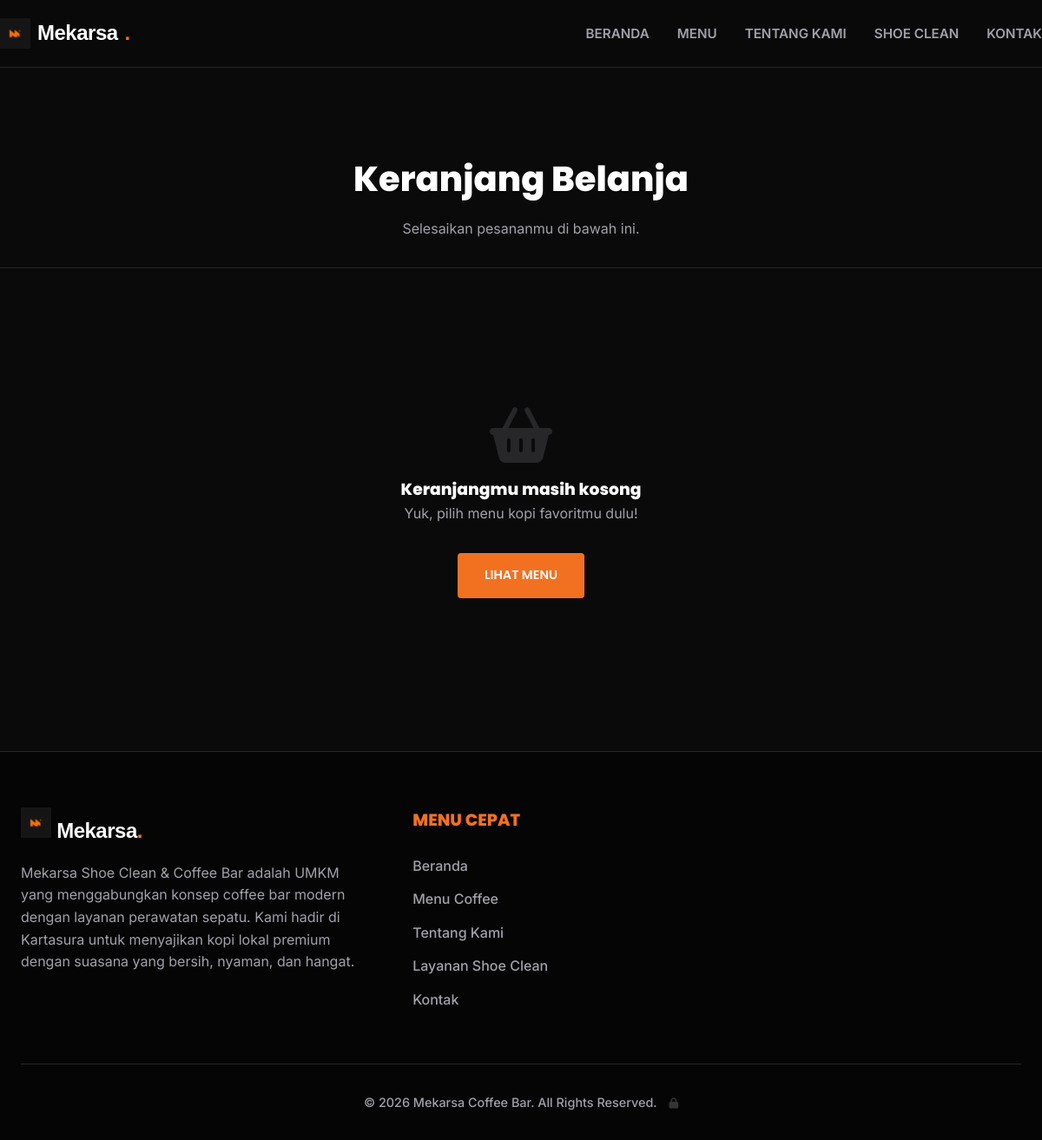
The app's page /order.php with its own data.
### tables this page shows
CREATE TABLE `settings` (
  `id` int(11) NOT NULL,
  `business_name` varchar(150) NOT NULL,
  `tagline` varchar(150) DEFAULT NULL,
  `description` text DEFAULT NULL,
  `address` text DEFAULT NULL,
  `phone` varchar(20) DEFAULT NULL,
  `whatsapp` varchar(20) DEFAULT NULL,
  `instagram` varchar(100) DEFAULT NULL,
  `maps_link` text DEFAULT NULL,
  `opening_hours` varchar(100) DEFAULT NULL,
  `updated_at` timestamp NOT NULL DEFAULT current_timestamp() ON UPDATE current_timestamp()
);

### order.php (the view, shortened to what this page needs)
<?php
$pdo = getDBConnection();
$stmt = $pdo->query("SELECT * FROM settings LIMIT 1");
$settings = $stmt->fetch(PDO::FETCH_ASSOC) ?: [
    'business_name' => 'Mekarsa Coffee Bar',
    'tagline' => 'Coffee First, Clean Vibes Always',
    'description' => '',
    'whatsapp' => '6285933504096',
    'instagram' => '',
    'address' => '',
    'opening_hours' => ''
];
$cart = $_SESSION['cart'] ?? [];
$success = false;
$wa_link = '';
?>
<!DOCTYPE html>
<html lang="id">
<head>
    <link href="https://cdnjs.cloudflare.com/ajax/libs/font-awesome/6.0.0/css/all.min.css" rel="stylesheet">
    <link rel="stylesheet" href="public/css/style.css">
</head>
<body>
    <header class="header">
        <div class="container navbar">
            <a href="index.php" class="nav-logo">
                <img src="public/images/logo.png" alt="Mekarsa Logo" class="navbar-logo-img">
                <?= htmlspecialchars(explode(' ', $settings['business_name'])[0]) ?><span>.</span>
            </a>
            <ul class="nav-links" id="navLinks">
                <li><a href="index.php">Beranda</a></li>
                <li><a href="menu.php">Menu</a></li>
                <li><a href="about.php">Tentang Kami</a></li>
                <li><a href="support-service.php">Shoe Clean</a></li>
                <li><a href="contact.php">Kontak</a></li>
            </ul>
        </div>
    </header>
    <section style="padding: 6rem 0 2rem; text-align: center; background: var(--color-bg-main); border-bottom: 1px solid var(--color-border);">
        <div class="container">
            <h1 style="font-size: 2.5rem; margin-bottom: 0.8rem;">Keranjang Belanja</h1>
            <p style="color: var(--color-text-muted); font-size: 1rem; max-width: 560px; margin: 0 auto;">
                Selesaikan pesananmu di bawah ini.
            </p>
        </div>
    </section>
    <section class="order-section">
        <div class="container">
            <?php if ($success): ?>
                <div class="order-success visible" style="display:block; text-align:center; padding: 3rem 1rem;">
                    <div class="success-icon" style="font-size:4rem; color:var(--color-green); margin-bottom:1rem;"><i class="fas fa-check-circle"></i></div>
                    <h3>Pesanan Berhasil Disimpan!</h3>
                    <p style="margin-bottom:2rem; color:var(--color-text-muted);">Pesananmu telah masuk ke sistem kami. Klik tombol di bawah ini untuk mengonfirmasinya via WhatsApp admin.</p>
                    <a href="<?= $wa_link ?>" target="_blank" class="btn btn-primary" style="font-size: 1.1rem; padding: 1rem 2rem; margin-bottom: 1rem;">
                        <i class="fab fa-whatsapp"></i> Konfirmasi Pesanan via WhatsApp
                    </a>
                    <br><br>
                    <a href="menu.php" class="btn btn-outline" style="border-radius: 30px;">Kembali ke Menu</a>
                </div>
            <?php else: ?>
                <?php if (empty($cart)): ?>
                    <div style="text-align: center; padding: 5rem 0;">
                        <i class="fas fa-shopping-basket" style="font-size: 4rem; color: var(--color-border); margin-bottom: 1rem;"></i>
                        <h3>Keranjangmu masih kosong</h3>
                        <p style="color: var(--color-text-muted); margin-bottom: 2rem;">Yuk, pilih menu kopi favoritmu dulu!</p>
                        <a href="menu.php" class="btn btn-primary">Lihat Menu</a>
                    </div>
                <?php endif; ?>
            <?php endif; ?>
        </div>
    </section>
    <footer class="footer">
        <div class="container">
            <div class="footer-grid">
                <div class="footer-col">
                    <a href="index.php" class="nav-logo" style="display: block; margin-bottom: 1rem;">
                        <img src="public/images/logo.png" alt="Mekarsa Logo" class="navbar-logo-img">
                        <?= htmlspecialchars(explode(' ', $settings['business_name'])[0]) ?><span>.</span>
                    </a>
                    <p><?= htmlspecialchars($settings['description'] ?? 'Mekarsa Coffee Bar') ?></p>
                </div>
                <div class="footer-col">
                                        <h4>Menu Cepat</h4>
                    <ul class="footer-links">
                        <li><a href="index.php">Beranda</a></li>
                        <li><a href="menu.php">Menu Coffee</a></li>
                        <li><a href="about.php">Tentang Kami</a></li>
                        <li><a href="support-service.php">Layanan Shoe Clean</a></li>
                        <li><a href="contact.php">Kontak</a></li>
                    </ul>
                </div>
            </div>
            <div class="footer-bottom">
                &copy; <?= date('Y') ?> <?= htmlspecialchars($settings['business_name']) ?>. All Rights Reserved.
             <a href="portal-mekarsa/login.php" style="color: inherit; text-decoration: none; margin-left: 10px; opacity: 0.3; transition: opacity 0.3s;" onmouseover="this.style.opacity='1'" onmouseout="this.style.opacity='0.3'" title="Admin Login"><i class="fas fa-lock" style="font-size:0.85em;"></i></a>
            </div>
        </div>
    </footer>
</body>
</html>

### public/css/style.css (style rules this page uses)
:root { --color-bg-main: #0a0a0a; --color-bg-secondary: #111111; --color-bg-card: #1a1a1a; --color-text-main: #ffffff; --color-text-muted: #a1a1aa; --color-black: #000000; --color-white: #FFFFFF; --color-orange: #F27121; --color-orange-hover: #e06010; --color-border: #27272a; --font-logo: 'Satoshi', sans-serif; --font-title: 'Poppins', sans-serif; --font-price: 'Anton', sans-serif; --font-body: 'Inter', sans-serif; --font-tagline: 'Poppins', sans-serif; }
* { margin: 0; padding: 0; box-sizing: border-box; }
body { font-family: var(--font-body); background-color: var(--color-bg-main); color: var(--color-text-main); line-height: 1.6; overflow-x: hidden; }
a { text-decoration: none; color: inherit; }
h1, h2, h3, h4, h5, h6 { font-family: var(--font-title); font-weight: 800; color: var(--color-text-main); }
.container { max-width: 1200px; margin: 0 auto; padding: 0 1.5rem; }
.btn { display: inline-flex; align-items: center; justify-content: center; padding: 0.8rem 1.8rem; font-weight: 600; text-transform: uppercase; border-radius: 4px; transition: all 0.3s ease; cursor: pointer; border: 2px solid transparent; font-family: var(--font-title); font-size: 0.9rem; gap: 0.5rem; }
.btn-primary { background-color: var(--color-orange); color: var(--color-white); }
.header { position: sticky; top: 0; background-color: rgba(10, 10, 10, 0.95); backdrop-filter: blur(10px); z-index: 1000; border-bottom: 1px solid var(--color-border); }
.navbar { display: flex; justify-content: space-between; align-items: center; padding: 1.2rem 0; }
.nav-logo { font-family: var(--font-logo); font-weight: 700; font-size: 1.5rem; letter-spacing: -0.5px; color: var(--color-text-main); display: flex; align-items: center; gap: 0.5rem; }
.navbar-logo-img { height: 35px; width: auto; }
.nav-logo span { color: var(--color-orange); }
.nav-links { display: flex; gap: 2rem; list-style: none; }
.nav-links a { font-weight: 600; font-size: 0.95rem; color: var(--color-text-muted); transition: color 0.3s ease; text-transform: uppercase; }
.order-section { padding: 5rem 0 6rem; }
.footer { background-color: #050505; padding: 4rem 0 2rem; border-top: 1px solid var(--color-border); }
.footer-grid { display: grid; grid-template-columns: 2fr 1fr 1fr 1fr; gap: 3rem; margin-bottom: 3rem; }
.footer-col h4 { font-size: 1.2rem; margin-bottom: 1.5rem; color: var(--color-orange); text-transform: uppercase; }
.footer-col p { color: var(--color-text-muted); margin-bottom: 1.5rem; }
.footer-links { list-style: none; }
.footer-links li { margin-bottom: 0.8rem; }
.footer-links a { color: var(--color-text-muted); transition: color 0.3s; font-weight: 500; }
.footer-bottom { text-align: center; padding-top: 2rem; border-top: 1px solid var(--color-border); color: var(--color-text-muted); font-size: 0.9rem; font-weight: 500; }

### records on screen
settings: business_name "Mekarsa", description "Mekarsa Shoe Clean & Coffee Bar adalah UMKM yang menggabungkan konsep coffee bar modern dengan layanan perawatan sepatu. Kami hadir di Kartasura untuk menyajikan kopi lokal premium dengan suasana yang bersih, nyaman, dan hangat.", business_name "Mekarsa Coffee Bar"
